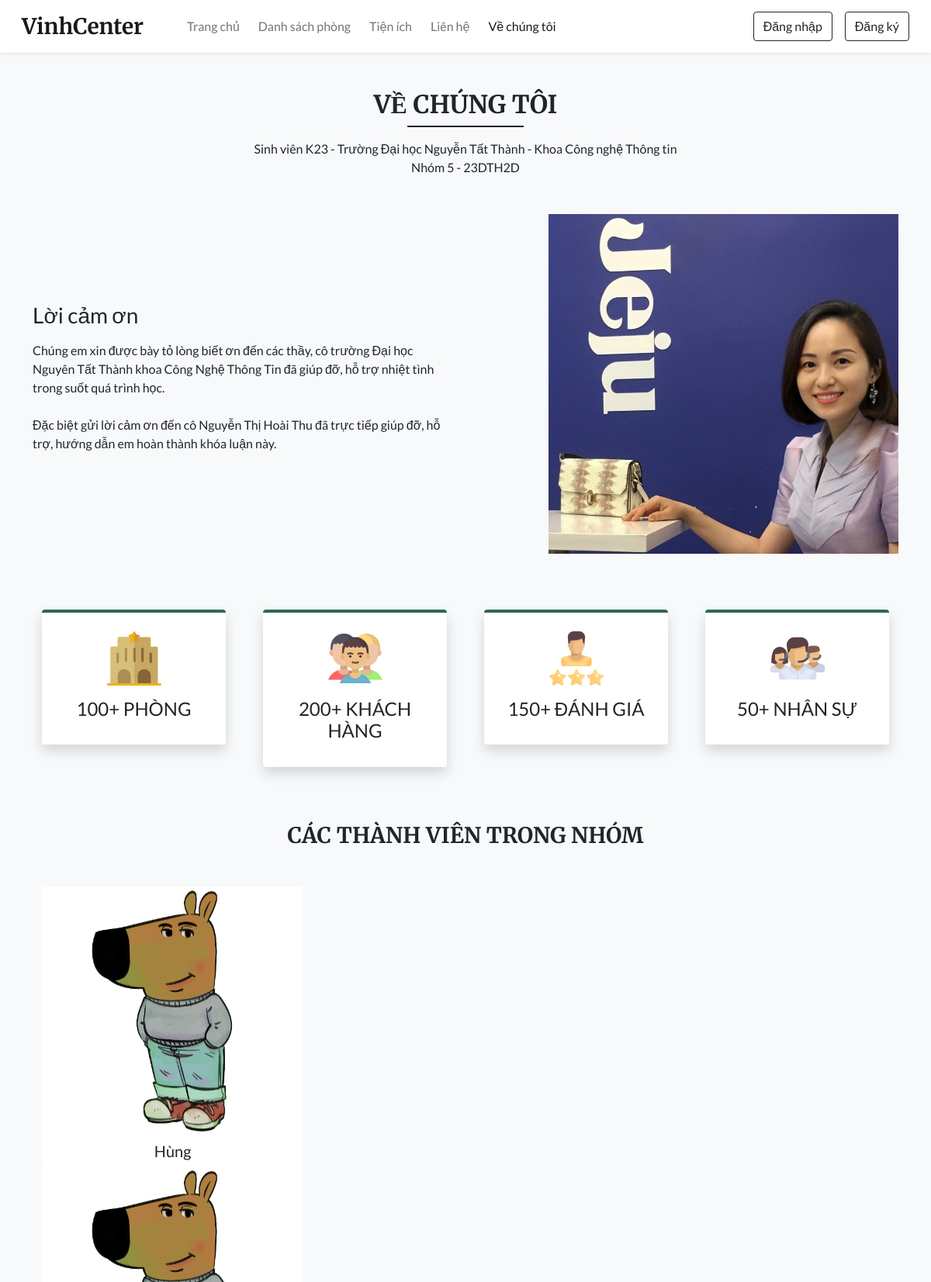
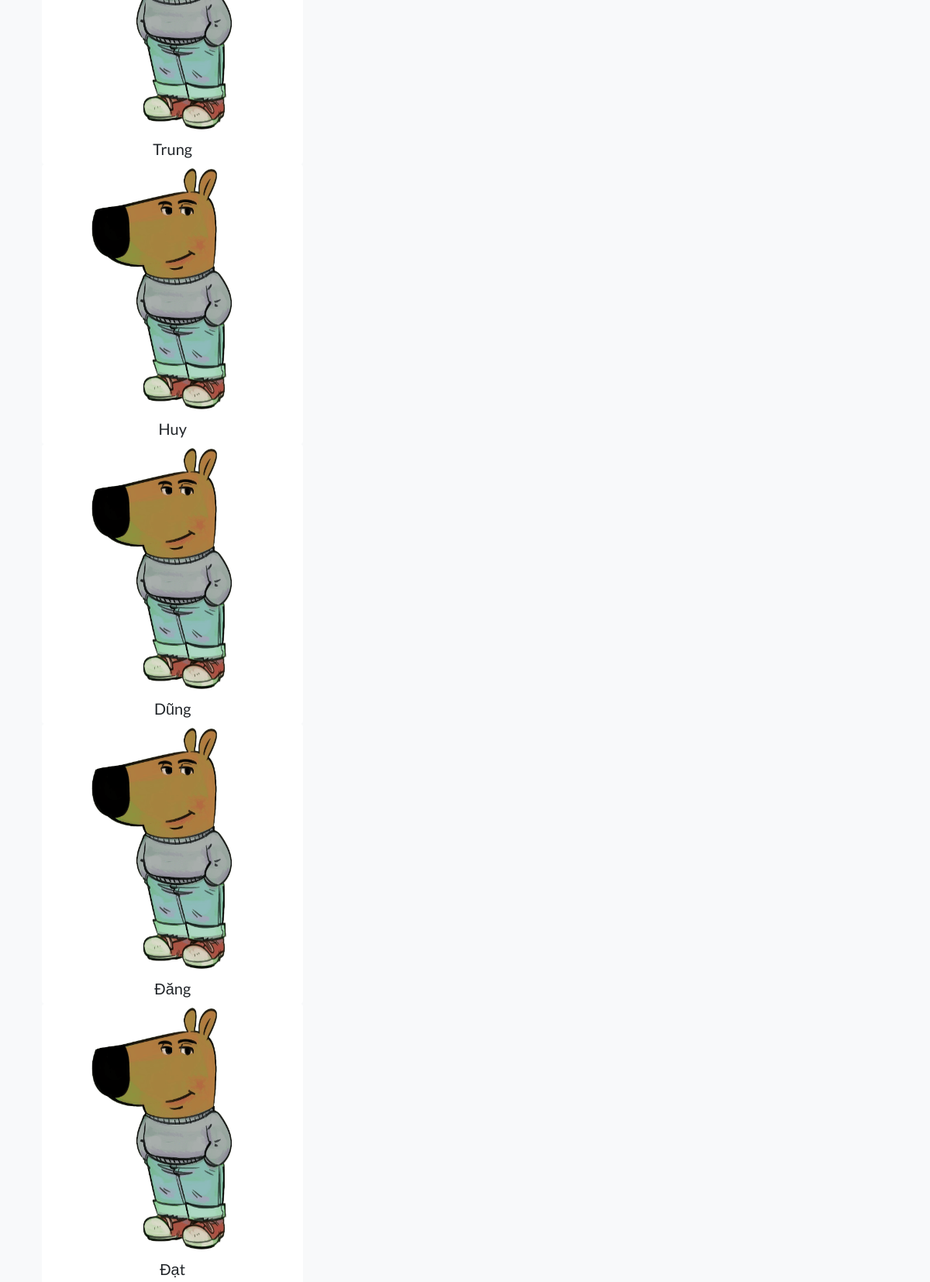
Page /about.php (upper part) on the committed database (2 pictures, top to bottom).
### tables this page shows
CREATE TABLE `team_details` (
  `sr_no` int(11) NOT NULL,
  `name` varchar(50) NOT NULL,
  `picture` varchar(150) NOT NULL
);

### inc/db_config.php (called while the page is built, shortened)
<?php
  function selectAll($table) {
    $con = $GLOBALS['con'];
    $res = mysqli_query($con, "SELECT * FROM $table");
    return $res;
  }
?>

### about.php (the view, shortened to what this page needs)
<!DOCTYPE html>
<html lang="en">
<head>
  <link  rel="stylesheet" href="https://unpkg.com/swiper@7/swiper-bundle.min.css">
  <?php require('inc/links.php'); ?>
</head>
<body class="bg-light">
  <?php require('inc/header.php'); ?>
  <div class="my-5 px-4">
    <h2 class="fw-bold h-font text-center">VỀ CHÚNG TÔI</h2>
    <div class="h-line bg-dark"></div>
    <p class="text-center mt-3">
      Sinh viên K23 - Trường Đại học Nguyễn Tất Thành - Khoa Công nghệ Thông tin <br>
      Nhóm 5 - 23DTH2D
    </p>
  </div>
  <div class="container">
    <div class="row justify-content-between align-items-center">
      <div class="col-lg-6 col-md-5 mb-4 order-lg-1 order-md-1 order-2">
        <h3 class="mb-3">Lời cảm ơn</h3>
        <p>
        Chúng em xin được bày tỏ lòng biết ơn đến các thầy, cô trường Đại học Nguyên Tất Thành khoa Công Nghệ Thông Tin đã giúp đỡ, hỗ trợ nhiệt tình trong suốt quá trình học. <br><br>
        Đặc biệt gửi lời cảm ơn đến cô Nguyễn Thị Hoài Thu đã trực tiếp giúp đỡ, hỗ trợ, hướng dẫn em hoàn thành khóa luận này.
        </p>
      </div>
      <div class="col-lg-5 col-md-5 mb-4 order-lg-2 order-md-2 order-1">
        <img src="images/about/about.jpg" class="w-100">
      </div>
    </div>
  </div>
  <div class="container mt-5">
    <div class="row">
      <div class="col-lg-3 col-md-6 mb-4 px-4">
        <div class="bg-white rounded shadow p-4 border-top border-4 text-center box">
          <img src="images/about/hotel.svg" width="70px">
          <h4 class="mt-3">100+ PHÒNG</h4>
        </div>
      </div>
      <div class="col-lg-3 col-md-6 mb-4 px-4">
        <div class="bg-white rounded shadow p-4 border-top border-4 text-center box">
          <img src="images/about/customers.svg" width="70px">
          <h4 class="mt-3">200+ KHÁCH HÀNG</h4>
        </div>
      </div>
      <div class="col-lg-3 col-md-6 mb-4 px-4">
        <div class="bg-white rounded shadow p-4 border-top border-4 text-center box">
          <img src="images/about/rating.svg" width="70px">
          <h4 class="mt-3">150+ ĐÁNH GIÁ</h4>
        </div>
      </div>
      <div class="col-lg-3 col-md-6 mb-4 px-4">
        <div class="bg-white rounded shadow p-4 border-top border-4 text-center box">
          <img src="images/about/staff.svg" width="70px">
          <h4 class="mt-3">50+ NHÂN SỰ</h4>
        </div>
      </div>
    </div>
  </div>
  <h3 class="my-5 fw-bold h-font text-center">CÁC THÀNH VIÊN TRONG NHÓM</h3>
  <div class="container px-4">
    <div class="swiper mySwiper">
      <div class="swiper-wrapper mb-5">
        <?php
          $about_r = selectAll('team_details');
          $path=ABOUT_IMG_PATH;
          while($row = mysqli_fetch_assoc($about_r)){
            echo<<<data
              <div class="swiper-slide bg-white text-center overflow-hidden rounded">
                <img src="$path$row[picture]" class="w-100">
                <h5 class="mt-2">$row[name]</h5>
              </div>
            data;
          }
        ?>
      </div>
    </div>
  </div>
</body>
</html>

### inc/links.php (shortened to what this page needs)
<link href="https://cdn.jsdelivr.net/npm/bootstrap@5.0.2/dist/css/bootstrap.min.css" rel="stylesheet">
<link rel="stylesheet" href="https://cdn.jsdelivr.net/npm/bootstrap-icons@1.9.1/font/bootstrap-icons.css">
<link rel="stylesheet" href="css/common.css">
<?php
  require('inc/db_config.php');
?>

### inc/header.php (shortened to what this page needs)
<nav id="nav-bar" class="navbar navbar-expand-lg navbar-light bg-white px-lg-3 py-lg-2 shadow-sm sticky-top">
  <div class="container-fluid">
    <a class="navbar-brand me-5 fw-bold fs-3 h-font" href="index.php">VinhCenter</a>
    <div class="collapse navbar-collapse" id="navbarSupportedContent">
      <ul class="navbar-nav me-auto mb-2 mb-lg-0">
        <li class="nav-item">
          <a class="nav-link me-2" href="index.php">Trang chủ</a>
        </li>
        <li class="nav-item">
          <a class="nav-link me-2" href="rooms.php">Danh sách phòng</a>
        </li>
        <li class="nav-item">
          <a class="nav-link me-2" href="facilities.php">Tiện ích</a>
        </li>
        <li class="nav-item">
          <a class="nav-link me-2" href="contact.php">Liên hệ</a>
        </li>
        <li class="nav-item">
          <a class="nav-link" href="about.php">Về chúng tôi</a>
        </li>
      </ul>
      <div class="d-flex">
        <?php
          if(isset($_SESSION['login']) && $_SESSION['login']==true)
          {
            $path = USERS_IMG_PATH;
            echo<<<data
              <div class="btn-group">
                <button type="button" class="btn btn-outline-dark shadow-none dropdown-toggle" data-bs-toggle="dropdown" data-bs-display="static" aria-expanded="false">
                  <img src="$path$_SESSION[uPic]" style="width: 25px; height: 25px;" class="me-1 rounded-circle">
                  $_SESSION[uName]
                </button>
                <ul class="dropdown-menu dropdown-menu-lg-end">
                  <li><a class="dropdown-item" href="profile.php">Hồ sơ cá nhân</a></li>
                  <li><a class="dropdown-item" href="bookings.php">Lịch sử đặt phòng</a></li>
                  <li><a class="dropdown-item" href="logout.php">Đăng xuất</a></li>
                </ul>
              </div>
            data;
          }
          else
          {
            echo<<<data
              <button type="button" class="btn btn-outline-dark shadow-none me-lg-3 me-2" data-bs-toggle="modal" data-bs-target="#loginModal">
                Đăng nhập
              </button>
              <button type="button" class="btn btn-outline-dark shadow-none" data-bs-toggle="modal" data-bs-target="#registerModal">
                Đăng ký
              </button>
            data;
          }
        ?>
      </div>
    </div>
  </div>
</nav>

### css/common.css (style rules this page uses)
:root { --teal: #2D6A4F; --teal_hover: #2D6A4F; }
* { font-family: 'Lato', sans-serif; }
.h-font { font-family: 'Merriweather', serif; }
.h-line { width: 150px; margin: 0 auto; height: 1.7px; }

### about.php (style rules this page uses)
.box { border-top-color: var(--teal) !important; }

### rows in the picture
team_details: picture (picture), name "Hùng"
team_details: picture (picture), name "Trung"
team_details: picture (picture), name "Huy"
team_details: picture (picture), name "Dũng"
team_details: picture (picture), name "Đăng"
team_details: picture (picture), name "Đạt"
